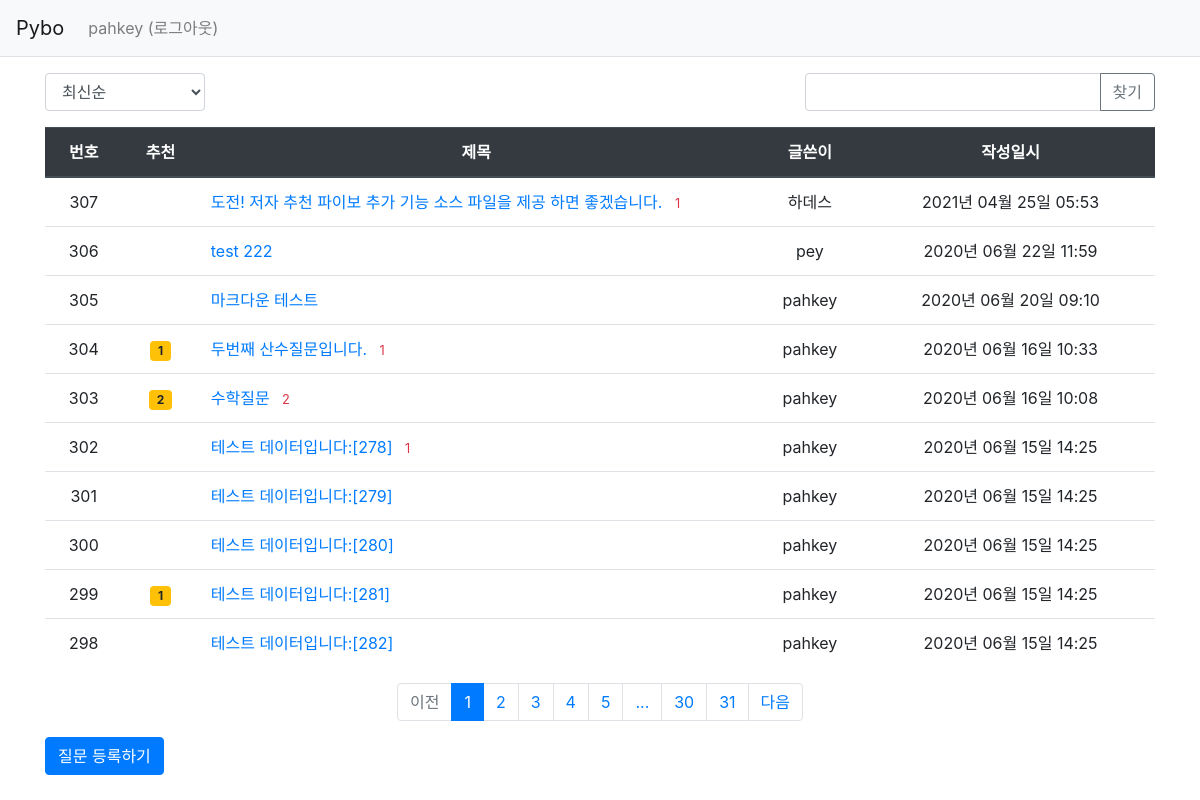
/question/list/ (signed in), run on the app's committed database.
### pybo/models.py (models this page shows)
class User(db.Model):
    id = db.Column(db.Integer, primary_key=True)
    username = db.Column(db.String(150), unique=True, nullable=False)
    password = db.Column(db.String(200), nullable=False)
    email = db.Column(db.String(120), unique=True, nullable=False)

class Question(db.Model):
    id = db.Column(db.Integer, primary_key=True)
    subject = db.Column(db.String(200), nullable=False)
    content = db.Column(db.Text(), nullable=False)
    create_date = db.Column(db.DateTime(), nullable=False)
    user_id = db.Column(db.Integer, db.ForeignKey('user.id', ondelete='CASCADE'), nullable=False)
    user = db.relationship('User', backref=db.backref('question_set'))
    modify_date = db.Column(db.DateTime(), nullable=True)
    voter = db.relationship('User', secondary=question_voter, backref=db.backref('question_voter_set'))

### pybo/views/question_views.py (the view, shortened to what this page needs)
@bp.route('/list/')
def _list():
    page = request.args.get('page', type=int, default=1)
    kw = request.args.get('kw', type=str, default='')
    so = request.args.get('so', type=str, default='recent')
    if so == 'recommend':
        sub_query = db.session.query(question_voter.c.question_id, func.count('*').label('num_voter')) \
            .group_by(question_voter.c.question_id).subquery()
        question_list = Question.query \
            .outerjoin(sub_query, Question.id == sub_query.c.question_id) \
            .order_by(sub_query.c.num_voter.desc(), Question.create_date.desc())
    elif so == 'popular':
        sub_query = db.session.query(Answer.question_id, func.count('*').label('num_answer')) \
            .group_by(Answer.question_id).subquery()
        question_list = Question.query \
            .outerjoin(sub_query, Question.id == sub_query.c.question_id) \
            .order_by(sub_query.c.num_answer.desc(), Question.create_date.desc())
    else:  # recent
        question_list = Question.query.order_by(Question.create_date.desc())
    question_list = question_list.paginate(page, per_page=10)
    return render_template('question/question_list.html', question_list=question_list, page=page, kw=kw, so=so)

### pybo/filter.py (called while the page is built)
def format_datetime(value, fmt='%Y년 %m월 %d일 %H:%M'):
    return value.strftime(fmt)

### pybo/views/auth_views.py (called while the page is built)
@bp.before_app_request
def load_logged_in_user():
    user_id = session.get('user_id')
    if user_id is None:
        g.user = None
    else:
        g.user = User.query.get(user_id)

### pybo/templates/question/question_list.html (shortened to what this page needs)
{% extends 'base.html' %}
{% block content %}
<div class="container my-3">
    <div class="row justify-content-between my-3">
        <div class="col-2">
            <select class="form-control so">
                <option value="recent" {% if so=='recent' %}selected{% endif %}>최신순</option>
            </select>
        </div>
        <div class="col-4 input-group">
            <input type="text" class="form-control kw" value="{{ kw or '' }}">
            <div class="input-group-append">
                <button class="btn btn-outline-secondary" type="button" id="btn_search">찾기</button>
            </div>
        </div>
    </div>
    <table class="table">
        <thead>
        <tr class="text-center thead-dark">
            <th>번호</th>
            <th>추천</th>
            <th style="width:50%">제목</th>
            <th>글쓴이</th>
            <th>작성일시</th>
        </tr>
        </thead>
        <tbody>
        {% if question_list %}
        {% for question in question_list.items %}
        <tr class="text-center">
            <td>{{ question_list.total - ((question_list.page-1) * question_list.per_page) - loop.index0 }}</td>
            <td>
                {% if question.voter|length > 0 %}
                <span class="badge badge-warning px-2 py-1">{{ question.voter|length }}</span>
                {% endif %}
            </td>
            <td class="text-left">
                <a href="{{ url_for('question.detail', question_id=question.id) }}">{{ question.subject }}</a>
                {% if question.answer_set|length > 0 %}
                <span class="text-danger small ml-2">{{ question.answer_set|length }}</span>
                {% endif %}
            </td>
            <td>{{ question.user.username }}</td>
            <td>{{ question.create_date|datetime }}</td>
        </tr>
        {% endfor %}
        {% else %}
        <tr>
            <td colspan="3">질문이 없습니다.</td>
        </tr>
        {% endif %}
        </tbody>
    </table>
    <ul class="pagination justify-content-center">
        {% if question_list.has_prev %}
        <li class="page-item">
            <a class="page-link" data-page="{{ question_list.prev_num }}" href="#">이전</a>
        </li>
        {% else %}
        <li class="page-item disabled">
            <a class="page-link" tabindex="-1" aria-disabled="true" href="#">이전</a>
        </li>
        {% endif %}
        {% for page_num in question_list.iter_pages() %}
            {% if page_num %}
                {% if page_num != question_list.page %}
                <li class="page-item">
                    <a class="page-link" data-page="{{ page_num }}" href="#">{{ page_num }}</a>
                </li>
                {% else %}
                <li class="page-item active" aria-current="page">
                    <a class="page-link" href="#">{{ page_num }}</a>
                </li>
                {% endif %}
           {% else %}
                <li class="disabled">
                    <a class="page-link" href="#">...</a>
                </li>
           {% endif %}
        {% endfor %}
        {% if question_list.has_next %}
        <li class="page-item">
            <a class="page-link" data-page="{{ question_list.next_num }}" href="#">다음</a>
        </li>
        {% else %}
        <li class="page-item disabled">
            <a class="page-link" tabindex="-1" aria-disabled="true" href="#">다음</a>
        </li>
        {% endif %}
    </ul>
    <a href="{{ url_for('question.create') }}" class="btn btn-primary">질문 등록하기</a>
</div>
{% endblock %}

### pybo/templates/navbar.html (shortened to what this page needs)
<nav class="navbar navbar-expand-lg navbar-light bg-light border-bottom">
    <a class="navbar-brand" href="{{ url_for('main.index') }}">Pybo</a>
    <div class="collapse navbar-collapse flex-grow-0" id="navbarNav">
        {% if g.user %}
        <ul class="navbar-nav">
            <li class="nav-item ">
                <a class="nav-link" href="{{ url_for('auth.logout') }}">{{ g.user.username }} (로그아웃)</a>
            </li>
        </ul>
        {% endif %}
    </div>
</nav>

### data on the page
User: user.username "pahkey"
Question: total "307", subject "도전! 저자 추천 파이보 추가 기능 소스 파일을 제공 하면 좋겠습니다.", answer_set|length "1", user.username "하데스", create_date "2021년 04월 25일 05:53"
Question: total "306", subject "test 222", user.username "pey", create_date "2020년 06월 22일 11:59"
Question: total "305", subject "마크다운 테스트", user.username "pahkey", create_date "2020년 06월 20일 09:10"
Question: total "304", voter|length "1", subject "두번째 산수질문입니다.", answer_set|length "1", user.username "pahkey", create_date "2020년 06월 16일 10:33"
Question: total "303", voter|length "2", subject "수학질문", answer_set|length "2", user.username "pahkey", create_date "2020년 06월 16일 10:08"
Question: total "302", subject "테스트 데이터입니다:[278]", answer_set|length "1", user.username "pahkey", create_date "2020년 06월 15일 14:25"
Question: total "301", subject "테스트 데이터입니다:[279]", user.username "pahkey", create_date "2020년 06월 15일 14:25"
Question: total "300", subject "테스트 데이터입니다:[280]", user.username "pahkey", create_date "2020년 06월 15일 14:25"
Question: total "299", voter|length "1", subject "테스트 데이터입니다:[281]", user.username "pahkey", create_date "2020년 06월 15일 14:25"
Question: total "298", subject "테스트 데이터입니다:[282]", user.username "pahkey", create_date "2020년 06월 15일 14:25"

### other printed values
{{ page_num }} "1"
{{ page_num }} "2" "3" "4" "5" "30" "31"
